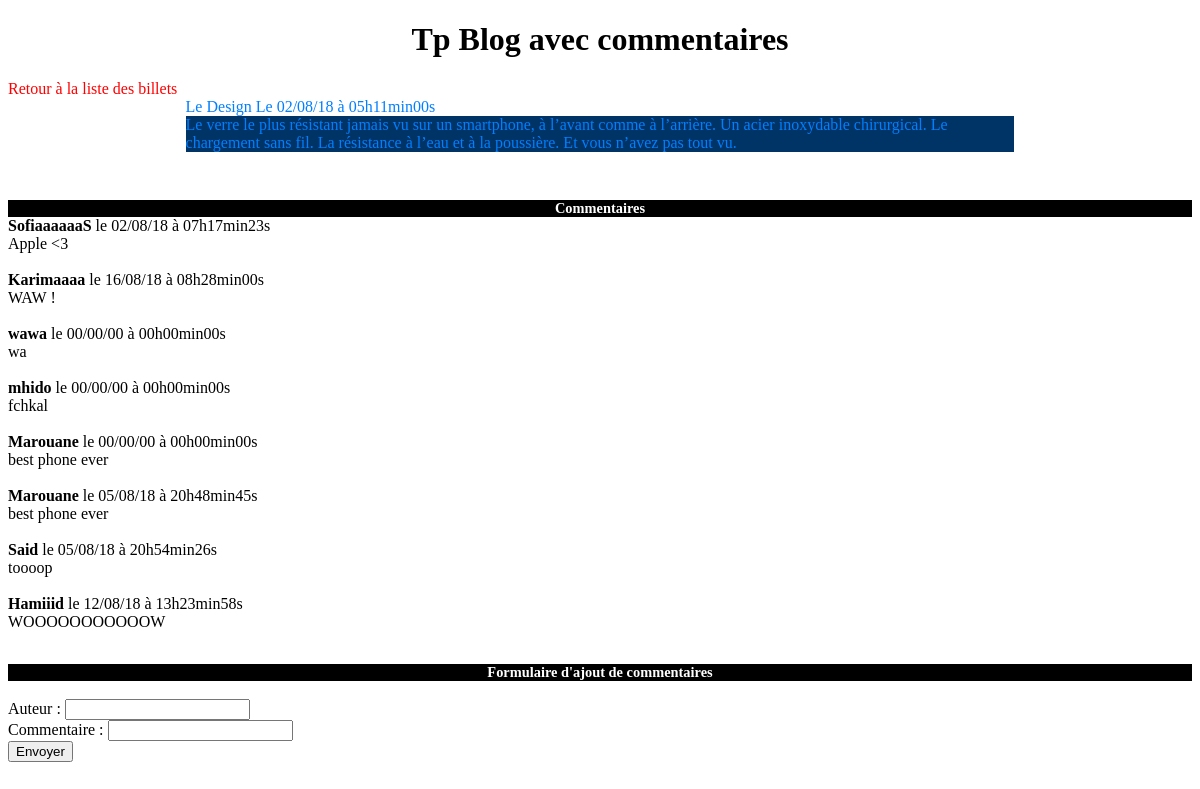
Page /tests/tp-blog-avec-commentaires/commentaires.php?numero=2 on the committed database.
### tables this page shows
CREATE TABLE `billets` (
  `id_billets` int(11) NOT NULL,
  `titre` varchar(100) NOT NULL,
  `message` text NOT NULL,
  `date_publication` datetime NOT NULL
);

### tests/tp-blog-avec-commentaires/commentaires.php (the view, shortened to what this page needs)
<?php
include 'include/cnx-base.php';
?>
<!doctype html>
<html lang="fr">
    <head>
        <link href="style.css" rel="stylesheet" />
    </head>
    <body>
        <h1>Tp Blog avec commentaires</h1>
        <a href="index.php">Retour à la liste des billets</a>
        <?php
        $khawi = 0;
        $var = htmlspecialchars($_GET['numero']);
        $response = $bdd->query("SELECT id_billets,titre,message,DATE_FORMAT(date_publication, '%d/%m/%y à %Hh%imin%ss') AS datee FROM billets where id_billets=$var LIMIT 0,5");
        $donnees = $response->fetch();
        if (empty($donnees)) {
            $khawi = 1;
            echo '</br><h2>Désolé, le numéro de billet n\'existe pas dans notre base de donnnées !</h2></br>';
        } else {
            echo '<div class="news">Le ' . $donnees['titre'] . ' Le ' . $donnees['datee'] . '</br></div>';
            echo '<div class="news"><p>' . $donnees['message'] . '</div></p></br>';
        }
        if ($khawi != 1) {
            ?>
            <h3>Commentaires</h3>
            <?php
            $response_com = $bdd->query("SELECT auteur,comment, DATE_FORMAT(date_commentaire, '%d/%m/%y à %Hh%imin%ss') AS datee FROM commentaires where id_billets=$var    ");
            while ($donnees = $response_com->fetch()) {
                echo '<b>' . $donnees['auteur'] . '</b> le ' . $donnees['datee'] . '</br>';
                echo $donnees['comment'] . '</br></br>';
            }
            ?>
            <h3>Formulaire d'ajout de commentaires</h3></br>
            <form action="commentaires_post.php" method="POST">
                <label>Auteur :</label>
                <input type="text" name="auteur"/></br>
                <label>Commentaire :</label>
                <input type="text" name="comment"/></br>
                <input type="submit" value="Envoyer"/>
            </form>
        <?php } ?>
    </body>
</html>

### tests/tp-blog-avec-commentaires/style.css (style rules this page uses)
h1, h3 { text-align:center; }
h3 { background-color:black; color:white; font-size:0.9em; margin-bottom:0px; }
.news p { background-color:RGB(0, 51, 102); margin-top:0px; }
.news { width:70%; margin:auto; color: RGB(0, 127, 255); }
a { text-decoration: none; color: red; }

### rows in the picture
billets: titre "Design", message "Le verre le plus résistant jamais vu sur un smartphone, à l’avant comme à l’arrière. Un acier inoxydable chirurgical. Le chargement sans fil. La résistance à l’eau et à la poussière. Et vous n’avez pas tout vu."

### other values in the picture
$donnees['datee'] "02/08/18 à 05h11min00s"
$donnees['auteur'] "SofiaaaaaaS"
$donnees['datee'] "02/08/18 à 07h17min23s"
$donnees['comment'] "Apple <3"
$donnees['auteur'] "Karimaaaa"
$donnees['datee'] "16/08/18 à 08h28min00s"
$donnees['comment'] "WAW !"
$donnees['auteur'] "wawa"
$donnees['datee'] "00/00/00 à 00h00min00s"
$donnees['comment'] "wa"
$donnees['auteur'] "mhido"
$donnees['comment'] "fchkal"
$donnees['auteur'] "Marouane"
$donnees['comment'] "best phone ever"
$donnees['datee'] "05/08/18 à 20h48min45s"
